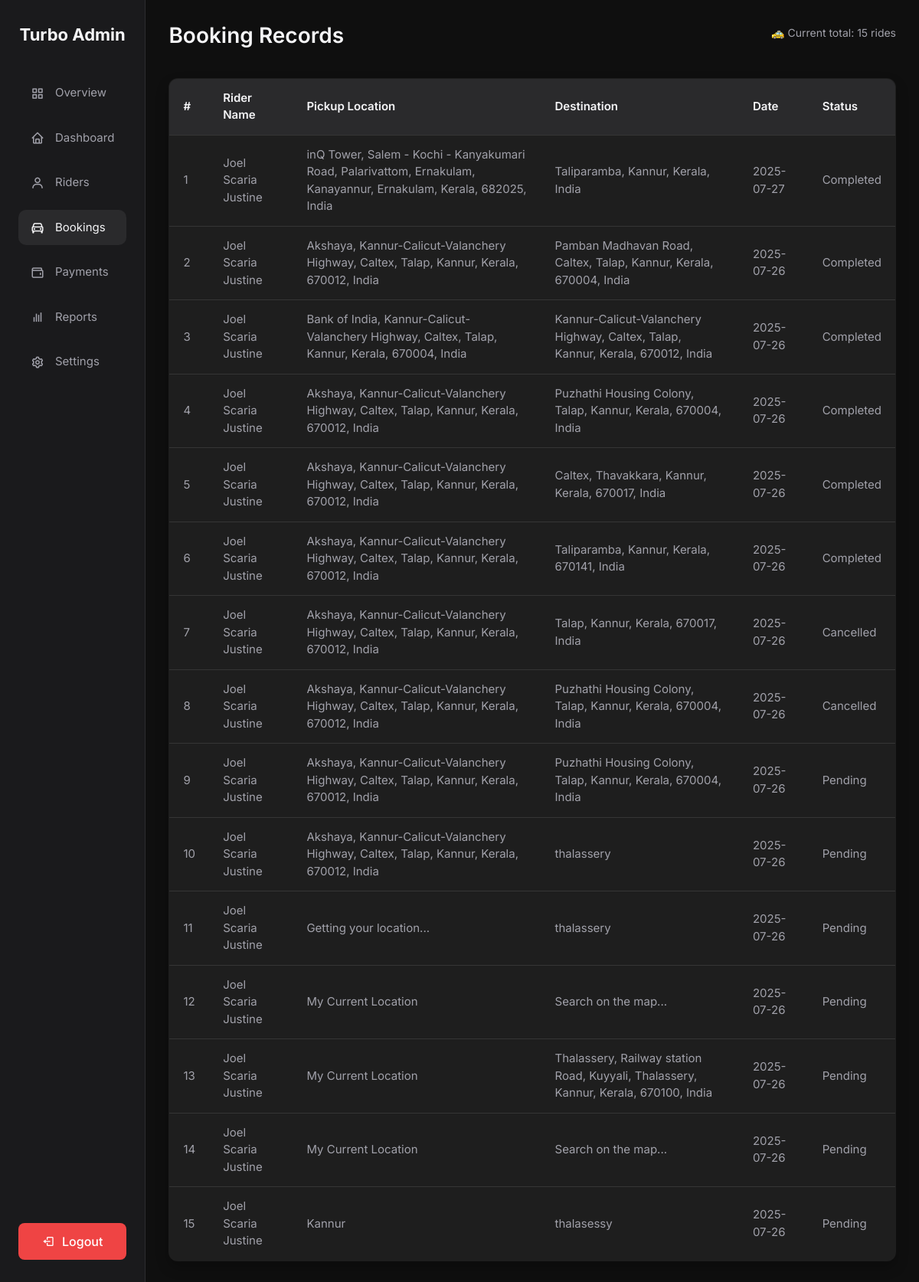
Page /adminpages/booking/ (signed in) on the committed database.
### riderpages/models.py (models this page shows, shortened)
class Ride(models.Model):
    user = models.ForeignKey(
        settings.AUTH_USER_MODEL,
        on_delete=models.CASCADE,
        related_name='rides_as_rider'
    )
    pickup_location = models.CharField(max_length=255)
    drop_location = models.CharField(max_length=255)
    pickup_lat = models.DecimalField(max_digits=9, decimal_places=6, null=True, blank=True)
    pickup_lng = models.DecimalField(max_digits=9, decimal_places=6, null=True, blank=True)
    drop_lat = models.DecimalField(max_digits=9, decimal_places=6, null=True, blank=True)
    drop_lng = models.DecimalField(max_digits=9, decimal_places=6, null=True, blank=True)
    car_type = models.CharField(max_length=10, choices=CAR_CHOICES)
    distance = models.DecimalField(max_digits=10, decimal_places=2, null=True, blank=True)
    fare = models.DecimalField(max_digits=10, decimal_places=2, null=True, blank=True)
    transaction_id = models.CharField(max_length=100, null=True, blank=True)
    driver = models.ForeignKey(
        'driverpages.DriverProfile',
        on_delete=models.SET_NULL,
        related_name='rides_as_driver',
        null=True,
        blank=True
    )
    payment_method = models.CharField(
        max_length=20,
        choices=PAYMENT_METHOD_CHOICES,
        null=True,
        blank=True
    )
    payment_status = models.CharField(max_length=10, choices=PAYMENT_STATUS_CHOICES, default='UNPAID', db_index=True)
    paid_at = models.DateTimeField(null=True, blank=True)
    status = models.CharField(max_length=20, choices=STATUS_CHOICES, default='PENDING', db_index=True)
    otp_verified = models.BooleanField(default=False)
    accepted_at = models.DateTimeField(null=True, blank=True)
    arrived_at = models.DateTimeField(null=True, blank=True)
    started_at = models.DateTimeField(null=True, blank=True)
    completed_at = models.DateTimeField(null=True, blank=True)
    created_at = models.DateTimeField(auto_now_add=True, db_index=True)
    updated_at = models.DateTimeField(auto_now=True)
    class Meta:
        ordering = ['-created_at']
        indexes = [models.Index(fields=['driver', 'status']), models.Index(fields=['user', 'status'])]

### account/models.py (models this page shows, shortened)
class CustomUser(AbstractUser):
    ROLE_CHOICES = [
        ('driver', 'Driver'),
        ('rider', 'Rider'),
        ('admin', 'Admin'),
    ]
    full_name = models.CharField(max_length=100)
    email = models.EmailField(unique=True)
    role = models.CharField(max_length=10, choices=ROLE_CHOICES)
    phone = models.CharField(max_length=10, default="9999999999")
    email_verified = models.BooleanField(default=False)
    google_sub = models.CharField(max_length=255, unique=True, null=True, blank=True)
    USERNAME_FIELD = 'email'
    REQUIRED_FIELDS = ['username', 'full_name', 'role']

### adminpages/views.py (the view)
# urls.py: path('booking/', views.booking, name='booking'),
@admin_required
def booking(request):
    rides = list(Ride.objects.select_related('user').order_by('-created_at'))
    return render(request, 'adminpages/booking.html', {'rides': rides, 'ride_count': len(rides)})

### turbo/context_processors.py (called while the page is built)
def google_signin(request):
    return {
        'GOOGLE_CLIENT_ID': getattr(settings, 'GOOGLE_OAUTH_CLIENT_ID', ''),
        'GOOGLE_SITE_VERIFICATION': getattr(settings, 'GOOGLE_SITE_VERIFICATION', ''),
    }

### templates/adminpages/booking.html
{% extends 'adminpages/base.html' %}
{% block content %}
  <div class="main">
    <div class="header">
      <h1>Booking Records</h1>
      <p>🚕 Current total: {{ ride_count }} rides</p>
    </div>
    <table>
      <thead>
        <tr>
          <th>#</th>
          <th>Rider Name</th>
          <th>Pickup Location</th>
          <th>Destination</th>
          <th>Date</th>
          <th>Status</th>
        </tr>
      </thead>
      <tbody>
        {% for ride in rides %}
        <tr>
          <td>{{ forloop.counter }}</td>
          <td>{{ ride.user.full_name }}</td>         <td>{{ ride.pickup_location }}</td>      <td>{{ ride.drop_location }}</td>        <td>{{ ride.created_at|date:"Y-m-d" }}</td> <td class="status-{{ ride.status|lower }}">{{ ride.get_status_display }}</td>
        </tr>
        {% empty %}
        <tr>
          <td colspan="6" style="text-align: center;">No ride records found.</td>
        </tr>
        {% endfor %}
      </tbody>
    </table>
  </div>
{% endblock %}

### static/adminpages/css/style.css (style rules this page uses)
:root { --bg-dark: #0f0f0f; --bg-sidebar: #1a1a1c; --card-bg: #1e1e1e; --text-light: #f5f5f7; --text-muted: #a1a1aa; --accent: #3b82f6; --danger: #ef4444; --hover-bg: #2a2a2c; --border: #2d2d2f; --green: #10b981; --orange: #f59e0b; --blue: #3b82f6; }
* { margin: 0; padding: 0; box-sizing: border-box; }
body { font-family: 'Inter', sans-serif; display: flex; height: 100vh; background-color: var(--bg-dark); color: var(--text-light); }
.main { flex-grow: 1; padding: 30px; overflow-y: auto; background-color: var(--bg-dark); }
.header { display: flex; justify-content: space-between; align-items: center; margin-bottom: 30px; }
.header h1 { font-size: 28px; font-weight: 600; color: var(--text-light); }
.header p { font-size: 14px; color: var(--text-muted); }
table { width: 100%; border-collapse: collapse; background: var(--card-bg); border-radius: 12px; overflow: hidden; box-shadow: 0 8px 16px rgba(0, 0, 0, 0.25); border: 1px solid var(--border); }
thead { background-color: var(--hover-bg); color: var(--text-light); }
th, td { padding: 14px 18px; text-align: left; font-size: 15px; border-bottom: 1px solid #353535; }
th { color: var(--text-light); font-weight: 600; }
td { color: var(--text-muted); }

### rows in the picture
Ride: user.full_name "Joel Scaria Justine", pickup_location "inQ Tower, Salem - Kochi - Kanyakumari Road, Palarivattom, Ernakulam, Kanayannur, Ernakulam, Kerala, 682025, India", drop_location "Taliparamba, Kannur, Kerala, India", created_at "2025-07-27", status "Completed"
Ride: user.full_name "Joel Scaria Justine", pickup_location "Akshaya, Kannur-Calicut-Valanchery Highway, Caltex, Talap, Kannur, Kerala, 670012, India", drop_location "Pamban Madhavan Road, Caltex, Talap, Kannur, Kerala, 670004, India", created_at "2025-07-26", status "Completed"
Ride: user.full_name "Joel Scaria Justine", pickup_location "Bank of India, Kannur-Calicut-Valanchery Highway, Caltex, Talap, Kannur, Kerala, 670004, India", drop_location "Kannur-Calicut-Valanchery Highway, Caltex, Talap, Kannur, Kerala, 670012, India", created_at "2025-07-26", status "Completed"
Ride: user.full_name "Joel Scaria Justine", pickup_location "Akshaya, Kannur-Calicut-Valanchery Highway, Caltex, Talap, Kannur, Kerala, 670012, India", drop_location "Puzhathi Housing Colony, Talap, Kannur, Kerala, 670004, India", created_at "2025-07-26", status "Completed"
Ride: user.full_name "Joel Scaria Justine", pickup_location "Akshaya, Kannur-Calicut-Valanchery Highway, Caltex, Talap, Kannur, Kerala, 670012, India", drop_location "Caltex, Thavakkara, Kannur, Kerala, 670017, India", created_at "2025-07-26", status "Completed"
Ride: user.full_name "Joel Scaria Justine", pickup_location "Akshaya, Kannur-Calicut-Valanchery Highway, Caltex, Talap, Kannur, Kerala, 670012, India", drop_location "Taliparamba, Kannur, Kerala, 670141, India", created_at "2025-07-26", status "Completed"
Ride: user.full_name "Joel Scaria Justine", pickup_location "Akshaya, Kannur-Calicut-Valanchery Highway, Caltex, Talap, Kannur, Kerala, 670012, India", drop_location "Talap, Kannur, Kerala, 670017, India", created_at "2025-07-26", status "Cancelled"
Ride: user.full_name "Joel Scaria Justine", pickup_location "Akshaya, Kannur-Calicut-Valanchery Highway, Caltex, Talap, Kannur, Kerala, 670012, India", drop_location "Puzhathi Housing Colony, Talap, Kannur, Kerala, 670004, India", created_at "2025-07-26", status "Cancelled"
Ride: user.full_name "Joel Scaria Justine", pickup_location "Akshaya, Kannur-Calicut-Valanchery Highway, Caltex, Talap, Kannur, Kerala, 670012, India", drop_location "Puzhathi Housing Colony, Talap, Kannur, Kerala, 670004, India", created_at "2025-07-26", status "Pending"
Ride: user.full_name "Joel Scaria Justine", pickup_location "Akshaya, Kannur-Calicut-Valanchery Highway, Caltex, Talap, Kannur, Kerala, 670012, India", drop_location "thalassery", created_at "2025-07-26", status "Pending"
Ride: user.full_name "Joel Scaria Justine", pickup_location "Getting your location...", drop_location "thalassery", created_at "2025-07-26", status "Pending"
Ride: user.full_name "Joel Scaria Justine", pickup_location "My Current Location", drop_location "Search on the map...", created_at "2025-07-26", status "Pending"
Ride: user.full_name "Joel Scaria Justine", pickup_location "My Current Location", drop_location "Thalassery, Railway station Road, Kuyyali, Thalassery, Kannur, Kerala, 670100, India", created_at "2025-07-26", status "Pending"
Ride: user.full_name "Joel Scaria Justine", pickup_location "My Current Location", drop_location "Search on the map...", created_at "2025-07-26", status "Pending"
Ride: user.full_name "Joel Scaria Justine", pickup_location "Kannur", drop_location "thalasessy", created_at "2025-07-26", status "Pending"

### other values in the picture
{{ ride_count }} "15"
